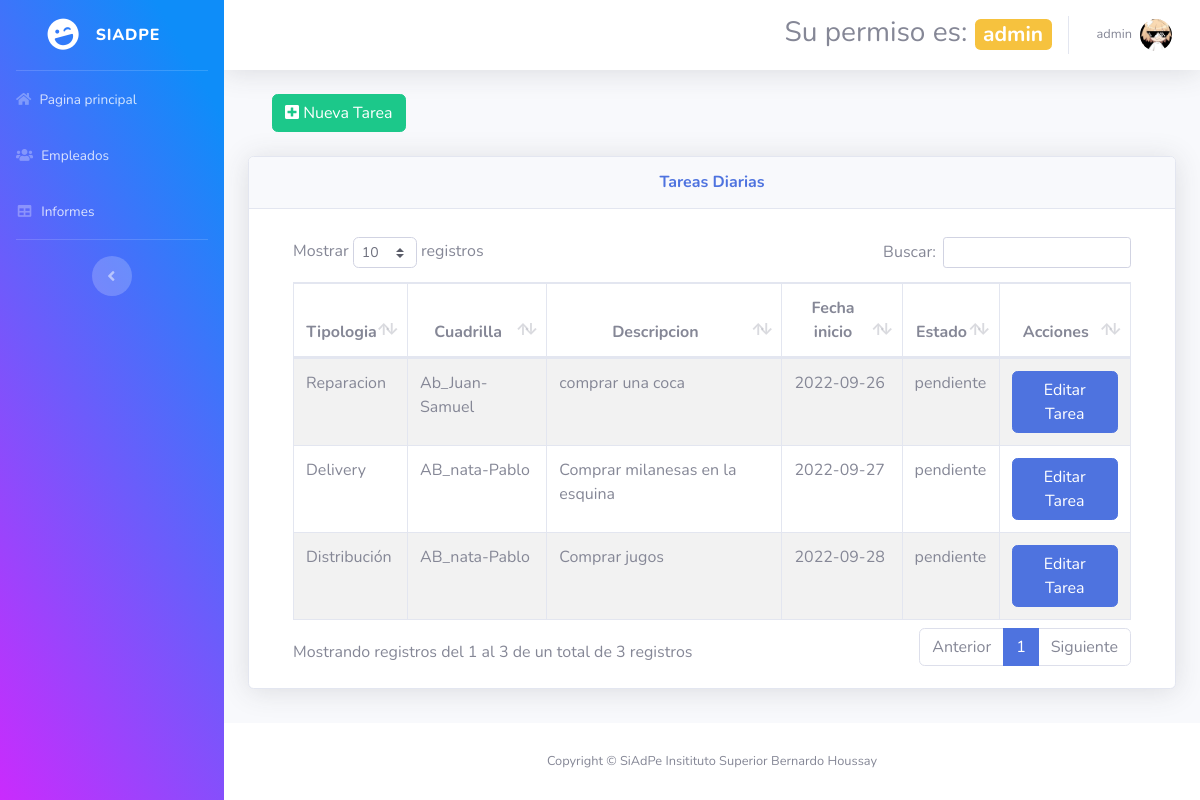
Screenshot of /dashboardAdmin/index.php (signed in) with the database file from the repository.
### tables this page shows
CREATE TABLE IF NOT EXISTS `cuadrillas` (
  `id` int(11) NOT NULL,
  `nombre` varchar(100) NOT NULL,
  `id_area` int(11) NOT NULL,
  PRIMARY KEY (`id`),
  KEY `id_area` (`id_area`)
);

CREATE TABLE IF NOT EXISTS `tipologias` (
  `id` int(11) NOT NULL,
  `descripcion` varchar(250) NOT NULL,
  PRIMARY KEY (`id`)
);

CREATE TABLE IF NOT EXISTS `tareas` (
  `id` int(11) NOT NULL,
  `descripcion` varchar(300) NOT NULL,
  `resolucion` varchar(300) NOT NULL,
  `fecha_inicio` date NOT NULL,
  `fecha_finalizacion` date NOT NULL,
  `id_jefe` int(11) NOT NULL,
  `id_estado` int(11) NOT NULL,
  `id_tipologia` int(11) NOT NULL,
  PRIMARY KEY (`id`),
  KEY `id_jefe` (`id_jefe`),
  KEY `id_estado` (`id_estado`),
  KEY `id_tipologia` (`id_tipologia`)
);

CREATE TABLE IF NOT EXISTS `estados` (
  `id` int(11) NOT NULL,
  `estado` varchar(100) NOT NULL,
  PRIMARY KEY (`id`)
);

### dashboardAdmin/index.php (the view, shortened to what this page needs)
<?php require_once "vistas/parte_superior.php"?>
<?php
$objeto = new Conexion();
$conexion = $objeto->Conectar();
$consultaTareDia = "SELECT  Tareas.id AS tarea_ID, Tipologias.id AS tipologia_ID, Tipologias.descripcion AS tipologia, Cuadrillas.id AS cuadrilla_ID, Cuadrillas.nombre AS cuadrilla, Estados.id AS estado_ID, Estados.estado, Tareas.descripcion, Tareas.fecha_inicio AS fecha_Ini FROM Cuadrillas INNER JOIN Tareas_Empleados ON Cuadrillas.id = Tareas_Empleados.id_cuadrilla INNER JOIN Tareas ON Tareas_Empleados.id_tarea = Tareas.id INNER JOIN Tipologias ON Tareas.id_tipologia = Tipologias.id INNER JOIN Estados ON Tareas.id_estado = Estados.id";
$resultadoTareDia = $conexion->prepare($consultaTareDia);
$resultadoTareDia->execute();
$dataTareDia=$resultadoTareDia->fetchAll(PDO::FETCH_ASSOC);
?>
    <div id="content">
        <div class="container-fluid">
        <div class="container">
        <div class="row">
            <div class="col-lg-12">
            <button id="btnNuevaTarea" type="button" class="btn btn-success" data-toggle="modal"><i class="fa fa-plus-square" aria-hidden="true"></i> Nueva Tarea</button>
            </div>
        </div>
    </div>
    <br>
            <div class="card shadow mb-4">
                <div class="card-header py-3">
                    <h6 class="m-0 font-weight-bold text-primary"><center>Tareas Diarias</center></h6>
                </div>
                <div class="card-body">
                    <div class="container">
                            <div class="row mt-2">
                                    <div class="col-lg-12">
                                        <div class="table-responsive">
                                            <table id="tablaTareasDiarias" class="table table-striped table-bordered table-condensed" style="width:100%">
                                                <thead class="text-center">
                                                    <tr>
                                                        <th>Tipologia</th>
                                                        <th>Cuadrilla</th>
                                                        <th>Descripcion</th>
                                                        <th>Fecha inicio</th>
                                                        <th>Estado</th>
                                                        <th>Acciones</th>
                                                    </tr>
                                                </thead>
                                                <tbody>
                                                    <?php
                                                    foreach($dataTareDia as $dat1) {
                                                    ?>
                                                    <tr>
                                                        <td><?php echo $dat1['tipologia'] ?></td>
                                                        <td><?php echo $dat1['cuadrilla'] ?></td>
                                                        <td><?php echo $dat1['descripcion'] ?></td>
                                                        <td><?php echo $dat1['fecha_Ini'] ?></td>
                                                        <td><?php echo $dat1['estado'] ?></td>
                                                        <td></td>
                                                    </tr>
                                                    <?php
                                                        }
                                                    ?>
                                                </tbody>
                                           </table>
                                        </div>
                                    </div>
                            </div>
                        </div>
                </div>
            </div>
        </div>
</div>
</div>
<?php require_once "vistas/parte_inferior.php"?>

### dashboardAdmin/vistas/parte_superior.php (shortened to what this page needs)
<!DOCTYPE html>
<html lang="en">
<head>
  <link href="vendor/fontawesome-free/css/all.min.css" rel="stylesheet" type="text/css">
  <link href="css/sb-admin-2.min.css" rel="stylesheet">
    <link rel="stylesheet" type="text/css" href="vendor/datatables/datatables.min.css"/>
    <link rel="stylesheet"  type="text/css" href="vendor/datatables/DataTables-1.10.18/css/dataTables.bootstrap4.min.css">
</head>
<body id="page-top">
  <div id="wrapper">
    <ul class="navbar-nav bg-gradient-primary sidebar sidebar-dark accordion" id="accordionSidebar">
      <a class="sidebar-brand d-flex align-items-center justify-content-center" href="index.php">
        <div class="sidebar-brand-icon rotate-n-15">
          <i class="fas fa-laugh-wink"></i>
        </div>
        <div class="sidebar-brand-text mx-3">SiAdPe</div>
      </a>
      <hr class="sidebar-divider my-0">
      <li class="nav-item">
        <a class="nav-link" href="index.php">
        <i class="fa fa-home" aria-hidden="true"></i>
          <span>Pagina principal</span></a>
      </li>
      <li class="nav-item">
        <a class="nav-link" href="empleados.php">
        <i class="fa fa-users" aria-hidden="true"></i>
        <span>Empleados</span></a>
      </li>
      <li class="nav-item">
        <a class="nav-link" href="informes.php">
        <i class="fas fa-fw fa-table"></i>
        <span>Informes</span></a>
      </li>
      <hr class="sidebar-divider d-none d-md-block">
      <div class="text-center d-none d-md-inline">
        <button class="rounded-circle border-0" id="sidebarToggle"></button>
      </div>
    </ul>
    <div id="content-wrapper" class="d-flex flex-column">
      <div id="content">
        <nav class="navbar navbar-expand navbar-light bg-white topbar mb-4 static-top shadow">
          <ul class="navbar-nav ml-auto">
            <h3 class="text-center ml-2 mt-3">Su permiso es: <span class="badge badge-warning"><?php echo $_SESSION["s_rol_descripcion"];?></span></h3>
            <li class="nav-item dropdown no-arrow">
              <a class="nav-link dropdown-toggle" href="#" id="userDropdown" role="button" data-toggle="dropdown" aria-haspopup="true" aria-expanded="false">
                <span class="mr-2 d-none d-lg-inline text-gray-600 small"><?php echo $_SESSION["s_usuario"];?></span>
                <img class="img-profile rounded-circle" src="img/Neco-Arc-Glasses.jpg">
              </a>
            </li>
          </ul>
        </nav>

### dashboardAdmin/vistas/parte_inferior.php (shortened to what this page needs)
      </div>
      <footer class="sticky-footer bg-white">
        <div class="container my-auto">
          <div class="copyright text-center my-auto">
            <span>Copyright &copy; SiAdPe Insitituto Superior Bernardo Houssay</span>
          </div>
        </div>
      </footer>
    </div>
</body>
</html>

### rows the page displays
cuadrillas: tipologias.descripcion "Reparacion", nombre "Ab_Juan-Samuel", tareas.descripcion "comprar una coca", tareas.fecha_inicio "2022-09-26", estados.estado "pendiente"
cuadrillas: tipologias.descripcion "Delivery", nombre "AB_nata-Pablo", tareas.descripcion "Comprar milanesas en la esquina", tareas.fecha_inicio "2022-09-27", estados.estado "pendiente", tipologias.descripcion "Distribución", tareas.descripcion "Comprar jugos", tareas.fecha_inicio "2022-09-28"

### other values shown
$_SESSION["s_rol_descripcion"] "admin"
$_SESSION["s_usuario"] "admin"
